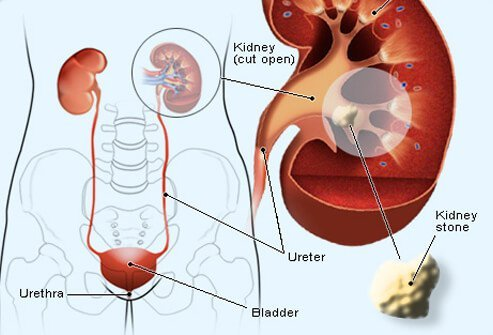
#> input picture Kidney-Stone/no.jpg, 493 x 335 px, given in place of image2.jpg, which was not available
$ python med_lap.py   (older library calls are emulated)
#> lines starting #> are read from the running program, lines starting #| are printed output that depends on the picture; pictures that were not available may be replaced by others from this repository, and a replacement may not be noted
#%%
import cv2
import argparse
import imutils
import numpy as np
import matplotlib.pyplot as plt

img = cv2.imread(r'C:\\Users\Shubhi\Desktop\Projects\Kidney-Stone-Detection-IP\images\image2.jpg', 0)
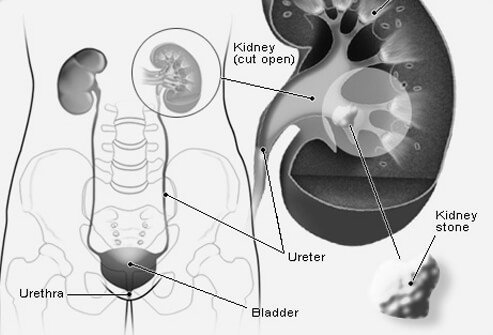
#> img: shape (335, 493); min 0, max 255, mean 197.5

# **** check by changing the value 5 to any other odd number ****
dst = cv2.medianBlur(img, 5)
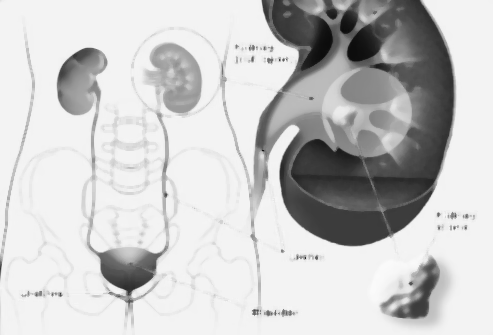
#> dst: shape (335, 493); min 12, max 250, mean 200.2

# Calculate the Laplacian
lap = cv2.Laplacian(dst,cv2.CV_64F)
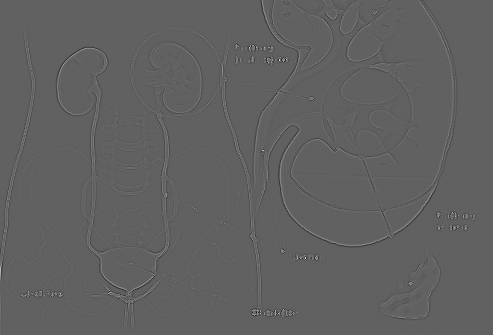
#> lap: shape (335, 493) float64; min -294, max 477, mean 0; drawn with min black and max white

# Calculate the sharpened image
# *****check this line if it is necessary******
sharp = dst - 0.3*lap
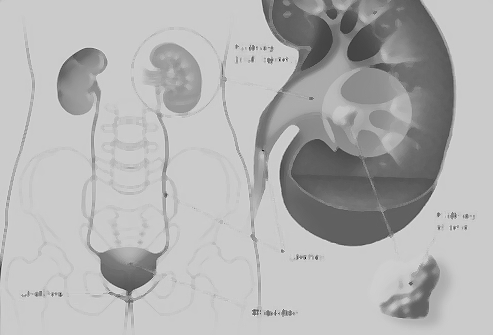
#> sharp: shape (335, 493) float64; min -106.1, max 331.3, mean 200.2; drawn with min black and max white

sharp = np.uint8(cv2.normalize(sharp, None, 0 , 255, cv2.NORM_MINMAX))
equ = cv2.equalizeHist(sharp)
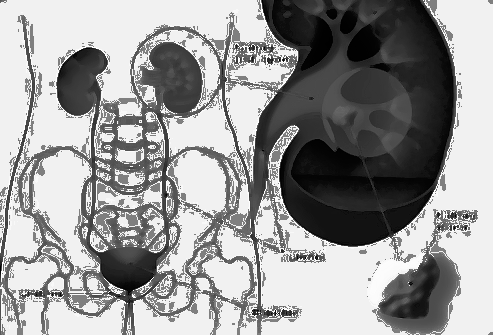
#> equ: shape (335, 493); min 0, max 255, mean 154

plt.subplot(121),plt.imshow(img, cmap = 'gray')
plt.title('Input Image'), plt.xticks([]), plt.yticks([])
plt.subplot(122),plt.imshow(equ, cmap = 'gray')
plt.title('Output Image'), plt.xticks([]), plt.yticks([])
plt.show()
